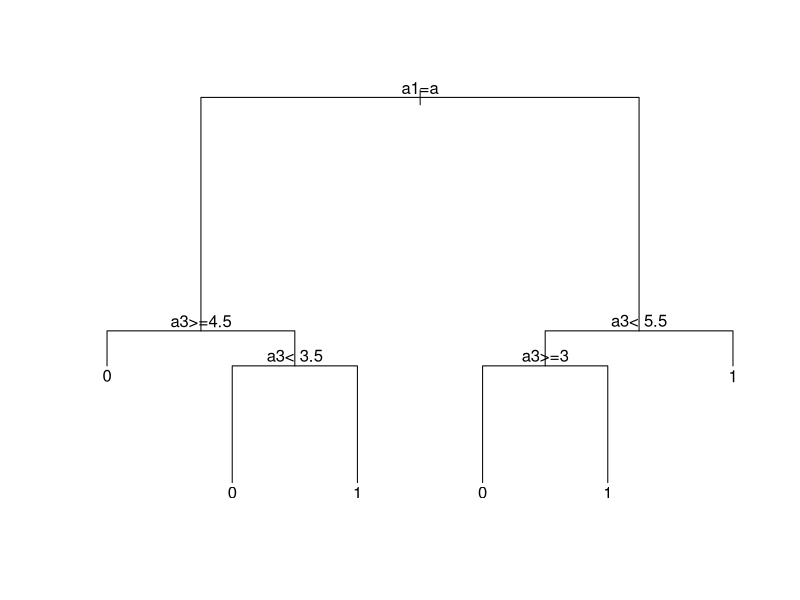

The R source for this figure:
require("rpart")

# train the filter
training_data <- read.csv('data/table4_8pg199.txt', header=TRUE)
training_data[2] <- as.factor(training_data[,2])
training_data[3] <- as.factor(training_data[,2])
target <- as.factor(training_data[,5])

tree <- rpart(target~., data=training_data[2:4], control=rpart.control(minsplit=0, minbucket=0, cp=-1, maxcompete=0, maxsurrogate=0, usesurrogate=0, xval=0, maxdepth=3))

# plot the tree
plot(tree)
text(tree)

predict_data <- read.csv('data/problem2_data.csv', header=TRUE)
predict_data[2] <- as.factor(predict_data[,2])
predict_data[3] <- as.factor(predict_data[,2])

# str(predict_data)
# str(predict_data[2:4])

prediction <- predict(tree, predict_data[2:4], type="class")
str(prediction)

# 1 - sum(target==prediction) / length(predict_data)
